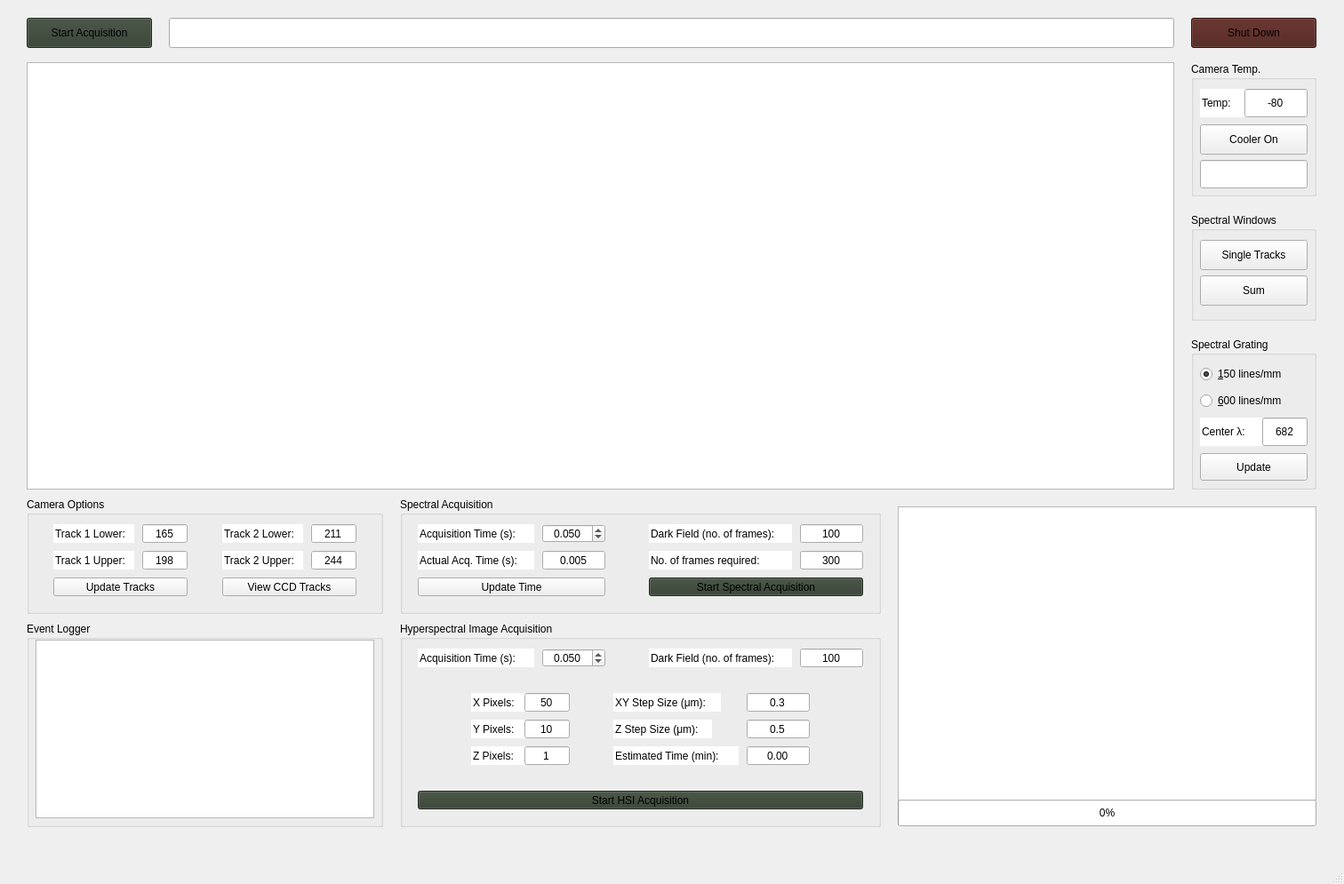
<?xml version="1.0" encoding="UTF-8"?>
<ui version="4.0">
 <class>MainWindow</class>
 <widget class="QMainWindow" name="MainWindow">
  <property name="geometry">
   <rect>
    <x>0</x>
    <y>0</y>
    <width>1512</width>
    <height>995</height>
   </rect>
  </property>
  <property name="windowTitle">
   <string>ScanCARS</string>
  </property>
  <property name="styleSheet">
   <string notr="true"/>
  </property>
  <widget class="QWidget" name="centralwidget">
   <widget class="QPushButton" name="Main_start_acq">
    <property name="geometry">
     <rect>
      <x>30</x>
      <y>20</y>
      <width>141</width>
      <height>34</height>
     </rect>
    </property>
    <property name="styleSheet">
     <string notr="true">QPushButton {
    background: #323e30;
}

QPushButton:hover {
    background: #3e5f41;
}

QPushButton:pressed {
    background: #537f57;     
}</string>
    </property>
    <property name="text">
     <string>Start Acquisition</string>
    </property>
   </widget>
   <widget class="QPushButton" name="Main_shutdown">
    <property name="geometry">
     <rect>
      <x>1340</x>
      <y>20</y>
      <width>141</width>
      <height>34</height>
     </rect>
    </property>
    <property name="styleSheet">
     <string notr="true">QPushButton {
    background: #4a1b15;
}

QPushButton:hover {
    background: #62221b;
}

QPushButton:pressed {
    background: #762720;     
}</string>
    </property>
    <property name="text">
     <string>Shut Down</string>
    </property>
   </widget>
   <widget class="QLineEdit" name="Main_status">
    <property name="geometry">
     <rect>
      <x>190</x>
      <y>20</y>
      <width>1131</width>
      <height>34</height>
     </rect>
    </property>
    <property name="alignment">
     <set>Qt::AlignCenter</set>
    </property>
    <property name="readOnly">
     <bool>true</bool>
    </property>
   </widget>
   <widget class="QGroupBox" name="group_CameraTemp">
    <property name="geometry">
     <rect>
      <x>1340</x>
      <y>70</y>
      <width>141</width>
      <height>151</height>
     </rect>
    </property>
    <property name="title">
     <string>Camera Temp.</string>
    </property>
    <widget class="QLineEdit" name="CameraTemp_temp_text">
     <property name="geometry">
      <rect>
       <x>10</x>
       <y>30</y>
       <width>51</width>
       <height>32</height>
      </rect>
     </property>
     <property name="styleSheet">
      <string notr="true">border: 0</string>
     </property>
     <property name="text">
      <string>Temp:</string>
     </property>
     <property name="frame">
      <bool>true</bool>
     </property>
     <property name="alignment">
      <set>Qt::AlignLeading|Qt::AlignLeft|Qt::AlignVCenter</set>
     </property>
     <property name="readOnly">
      <bool>true</bool>
     </property>
    </widget>
    <widget class="QLineEdit" name="CameraTemp_temp_req">
     <property name="geometry">
      <rect>
       <x>60</x>
       <y>30</y>
       <width>71</width>
       <height>32</height>
      </rect>
     </property>
     <property name="text">
      <string>-80</string>
     </property>
     <property name="alignment">
      <set>Qt::AlignCenter</set>
     </property>
    </widget>
    <widget class="QPushButton" name="CameraTemp_cooler_on">
     <property name="geometry">
      <rect>
       <x>10</x>
       <y>70</y>
       <width>121</width>
       <height>34</height>
      </rect>
     </property>
     <property name="text">
      <string>Cooler On</string>
     </property>
    </widget>
    <widget class="QLineEdit" name="CameraTemp_temp_actual">
     <property name="geometry">
      <rect>
       <x>10</x>
       <y>110</y>
       <width>121</width>
       <height>32</height>
      </rect>
     </property>
     <property name="alignment">
      <set>Qt::AlignCenter</set>
     </property>
     <property name="readOnly">
      <bool>true</bool>
     </property>
    </widget>
   </widget>
   <widget class="QGroupBox" name="group_SpectraWin">
    <property name="geometry">
     <rect>
      <x>1340</x>
      <y>240</y>
      <width>141</width>
      <height>121</height>
     </rect>
    </property>
    <property name="title">
     <string>Spectral Windows</string>
    </property>
    <widget class="QPushButton" name="SpectraWin_single_track">
     <property name="geometry">
      <rect>
       <x>10</x>
       <y>30</y>
       <width>121</width>
       <height>34</height>
      </rect>
     </property>
     <property name="text">
      <string>Single Tracks</string>
     </property>
    </widget>
    <widget class="QPushButton" name="SpectraWin_sum_track">
     <property name="geometry">
      <rect>
       <x>10</x>
       <y>70</y>
       <width>121</width>
       <height>34</height>
      </rect>
     </property>
     <property name="text">
      <string>Sum</string>
     </property>
    </widget>
   </widget>
   <widget class="QGroupBox" name="group_Grating">
    <property name="geometry">
     <rect>
      <x>1340</x>
      <y>380</y>
      <width>141</width>
      <height>171</height>
     </rect>
    </property>
    <property name="title">
     <string>Spectral Grating</string>
    </property>
    <widget class="QRadioButton" name="Grating_150">
     <property name="geometry">
      <rect>
       <x>10</x>
       <y>30</y>
       <width>121</width>
       <height>22</height>
      </rect>
     </property>
     <property name="text">
      <string>&amp;150 lines/mm</string>
     </property>
     <property name="checked">
      <bool>true</bool>
     </property>
    </widget>
    <widget class="QRadioButton" name="Grating_600">
     <property name="geometry">
      <rect>
       <x>10</x>
       <y>60</y>
       <width>121</width>
       <height>22</height>
      </rect>
     </property>
     <property name="text">
      <string>&amp;600 lines/mm</string>
     </property>
    </widget>
    <widget class="QLineEdit" name="Grating_lambda_text">
     <property name="geometry">
      <rect>
       <x>10</x>
       <y>90</y>
       <width>71</width>
       <height>32</height>
      </rect>
     </property>
     <property name="styleSheet">
      <string notr="true">border: 0</string>
     </property>
     <property name="text">
      <string>Center λ:</string>
     </property>
     <property name="readOnly">
      <bool>true</bool>
     </property>
    </widget>
    <widget class="QLineEdit" name="Grating_wavelength">
     <property name="geometry">
      <rect>
       <x>80</x>
       <y>90</y>
       <width>51</width>
       <height>32</height>
      </rect>
     </property>
     <property name="text">
      <string>682</string>
     </property>
     <property name="alignment">
      <set>Qt::AlignCenter</set>
     </property>
    </widget>
    <widget class="QPushButton" name="Grating_update">
     <property name="geometry">
      <rect>
       <x>10</x>
       <y>130</y>
       <width>121</width>
       <height>31</height>
      </rect>
     </property>
     <property name="text">
      <string>Update</string>
     </property>
    </widget>
   </widget>
   <widget class="QGroupBox" name="group_EventLogger">
    <property name="geometry">
     <rect>
      <x>30</x>
      <y>700</y>
      <width>401</width>
      <height>231</height>
     </rect>
    </property>
    <property name="title">
     <string>Event Logger</string>
    </property>
    <widget class="QPlainTextEdit" name="EventLogger_box">
     <property name="geometry">
      <rect>
       <x>10</x>
       <y>20</y>
       <width>381</width>
       <height>201</height>
      </rect>
     </property>
     <property name="readOnly">
      <bool>true</bool>
     </property>
    </widget>
   </widget>
   <widget class="QGroupBox" name="group_CameraOptions">
    <property name="geometry">
     <rect>
      <x>30</x>
      <y>560</y>
      <width>401</width>
      <height>131</height>
     </rect>
    </property>
    <property name="title">
     <string>Camera Options</string>
    </property>
    <widget class="QLineEdit" name="CameraOptions_track1lower_text">
     <property name="geometry">
      <rect>
       <x>30</x>
       <y>30</y>
       <width>91</width>
       <height>21</height>
      </rect>
     </property>
     <property name="styleSheet">
      <string notr="true">border: 0</string>
     </property>
     <property name="text">
      <string>Track 1 Lower:</string>
     </property>
     <property name="frame">
      <bool>true</bool>
     </property>
     <property name="alignment">
      <set>Qt::AlignLeading|Qt::AlignLeft|Qt::AlignVCenter</set>
     </property>
     <property name="readOnly">
      <bool>true</bool>
     </property>
    </widget>
    <widget class="QLineEdit" name="CameraOptions_track1lower">
     <property name="geometry">
      <rect>
       <x>130</x>
       <y>30</y>
       <width>51</width>
       <height>21</height>
      </rect>
     </property>
     <property name="text">
      <string>165</string>
     </property>
     <property name="alignment">
      <set>Qt::AlignCenter</set>
     </property>
    </widget>
    <widget class="QLineEdit" name="CameraOptions_track1upper_text">
     <property name="geometry">
      <rect>
       <x>30</x>
       <y>60</y>
       <width>91</width>
       <height>21</height>
      </rect>
     </property>
     <property name="styleSheet">
      <string notr="true">border: 0</string>
     </property>
     <property name="text">
      <string>Track 1 Upper:</string>
     </property>
     <property name="frame">
      <bool>true</bool>
     </property>
     <property name="alignment">
      <set>Qt::AlignLeading|Qt::AlignLeft|Qt::AlignVCenter</set>
     </property>
     <property name="readOnly">
      <bool>true</bool>
     </property>
    </widget>
    <widget class="QLineEdit" name="CameraOptions_track1upper">
     <property name="geometry">
      <rect>
       <x>130</x>
       <y>60</y>
       <width>51</width>
       <height>21</height>
      </rect>
     </property>
     <property name="text">
      <string>198</string>
     </property>
     <property name="alignment">
      <set>Qt::AlignCenter</set>
     </property>
    </widget>
    <widget class="QLineEdit" name="CameraOptions_track2lower_text">
     <property name="geometry">
      <rect>
       <x>220</x>
       <y>30</y>
       <width>91</width>
       <height>21</height>
      </rect>
     </property>
     <property name="styleSheet">
      <string notr="true">border: 0</string>
     </property>
     <property name="text">
      <string>Track 2 Lower:</string>
     </property>
     <property name="frame">
      <bool>true</bool>
     </property>
     <property name="alignment">
      <set>Qt::AlignLeading|Qt::AlignLeft|Qt::AlignVCenter</set>
     </property>
     <property name="readOnly">
      <bool>true</bool>
     </property>
    </widget>
    <widget class="QLineEdit" name="CameraOptions_track2upper">
     <property name="geometry">
      <rect>
       <x>320</x>
       <y>60</y>
       <width>51</width>
       <height>21</height>
      </rect>
     </property>
     <property name="text">
      <string>244</string>
     </property>
     <property name="alignment">
      <set>Qt::AlignCenter</set>
     </property>
    </widget>
    <widget class="QLineEdit" name="CameraOptions_track2upper_text">
     <property name="geometry">
      <rect>
       <x>220</x>
       <y>60</y>
       <width>91</width>
       <height>21</height>
      </rect>
     </property>
     <property name="styleSheet">
      <string notr="true">border: 0</string>
     </property>
     <property name="text">
      <string>Track 2 Upper:</string>
     </property>
     <property name="frame">
      <bool>true</bool>
     </property>
     <property name="alignment">
      <set>Qt::AlignLeading|Qt::AlignLeft|Qt::AlignVCenter</set>
     </property>
     <property name="readOnly">
      <bool>true</bool>
     </property>
    </widget>
    <widget class="QLineEdit" name="CameraOptions_track2lower">
     <property name="geometry">
      <rect>
       <x>320</x>
       <y>30</y>
       <width>51</width>
       <height>21</height>
      </rect>
     </property>
     <property name="text">
      <string>211</string>
     </property>
     <property name="alignment">
      <set>Qt::AlignCenter</set>
     </property>
    </widget>
    <widget class="QPushButton" name="CameraOptions_update">
     <property name="geometry">
      <rect>
       <x>30</x>
       <y>90</y>
       <width>151</width>
       <height>21</height>
      </rect>
     </property>
     <property name="text">
      <string>Update Tracks</string>
     </property>
    </widget>
    <widget class="QPushButton" name="CameraOptions_openimage">
     <property name="geometry">
      <rect>
       <x>220</x>
       <y>90</y>
       <width>151</width>
       <height>21</height>
      </rect>
     </property>
     <property name="text">
      <string>View CCD Tracks</string>
     </property>
    </widget>
   </widget>
   <widget class="QGroupBox" name="group_SpectralAcq">
    <property name="geometry">
     <rect>
      <x>450</x>
      <y>560</y>
      <width>541</width>
      <height>131</height>
     </rect>
    </property>
    <property name="title">
     <string>Spectral Acquisition</string>
    </property>
    <widget class="QLineEdit" name="SpectralAcq_time_text">
     <property name="geometry">
      <rect>
       <x>20</x>
       <y>30</y>
       <width>131</width>
       <height>21</height>
      </rect>
     </property>
     <property name="styleSheet">
      <string notr="true">border: 0</string>
     </property>
     <property name="text">
      <string>Acquisition Time (s):</string>
     </property>
     <property name="frame">
      <bool>true</bool>
     </property>
     <property name="alignment">
      <set>Qt::AlignLeading|Qt::AlignLeft|Qt::AlignVCenter</set>
     </property>
     <property name="readOnly">
      <bool>true</bool>
     </property>
    </widget>
    <widget class="QLineEdit" name="SpectralAcq_actual_time">
     <property name="geometry">
      <rect>
       <x>160</x>
       <y>60</y>
       <width>71</width>
       <height>21</height>
      </rect>
     </property>
     <property name="text">
      <string>0.005</string>
     </property>
     <property name="alignment">
      <set>Qt::AlignCenter</set>
     </property>
    </widget>
    <widget class="QLineEdit" name="SpectralAcq_actual_time_text">
     <property name="geometry">
      <rect>
       <x>20</x>
       <y>60</y>
       <width>131</width>
       <height>21</height>
      </rect>
     </property>
     <property name="styleSheet">
      <string notr="true">border: 0</string>
     </property>
     <property name="text">
      <string>Actual Acq. Time (s):</string>
     </property>
     <property name="frame">
      <bool>true</bool>
     </property>
     <property name="alignment">
      <set>Qt::AlignLeading|Qt::AlignLeft|Qt::AlignVCenter</set>
     </property>
     <property name="readOnly">
      <bool>true</bool>
     </property>
    </widget>
    <widget class="QPushButton" name="SpectralAcq_update_time">
     <property name="geometry">
      <rect>
       <x>20</x>
       <y>90</y>
       <width>211</width>
       <height>21</height>
      </rect>
     </property>
     <property name="text">
      <string>Update Time</string>
     </property>
    </widget>
    <widget class="QLineEdit" name="SpectralAcq_darkfield">
     <property name="geometry">
      <rect>
       <x>450</x>
       <y>30</y>
       <width>71</width>
       <height>21</height>
      </rect>
     </property>
     <property name="text">
      <string>100</string>
     </property>
     <property name="alignment">
      <set>Qt::AlignCenter</set>
     </property>
    </widget>
    <widget class="QLineEdit" name="SpectralAcq_darkfield_text">
     <property name="geometry">
      <rect>
       <x>280</x>
       <y>30</y>
       <width>161</width>
       <height>21</height>
      </rect>
     </property>
     <property name="styleSheet">
      <string notr="true">border: 0</string>
     </property>
     <property name="text">
      <string>Dark Field (no. of frames):</string>
     </property>
     <property name="frame">
      <bool>true</bool>
     </property>
     <property name="alignment">
      <set>Qt::AlignLeading|Qt::AlignLeft|Qt::AlignVCenter</set>
     </property>
     <property name="readOnly">
      <bool>true</bool>
     </property>
    </widget>
    <widget class="QLineEdit" name="SpectralAcq_frame_text">
     <property name="geometry">
      <rect>
       <x>280</x>
       <y>60</y>
       <width>161</width>
       <height>21</height>
      </rect>
     </property>
     <property name="styleSheet">
      <string notr="true">border: 0</string>
     </property>
     <property name="text">
      <string>No. of frames required:</string>
     </property>
     <property name="frame">
      <bool>true</bool>
     </property>
     <property name="alignment">
      <set>Qt::AlignLeading|Qt::AlignLeft|Qt::AlignVCenter</set>
     </property>
     <property name="readOnly">
      <bool>true</bool>
     </property>
    </widget>
    <widget class="QLineEdit" name="SpectralAcq_frames">
     <property name="geometry">
      <rect>
       <x>450</x>
       <y>60</y>
       <width>71</width>
       <height>21</height>
      </rect>
     </property>
     <property name="text">
      <string>300</string>
     </property>
     <property name="alignment">
      <set>Qt::AlignCenter</set>
     </property>
    </widget>
    <widget class="QPushButton" name="SpectralAcq_start">
     <property name="geometry">
      <rect>
       <x>280</x>
       <y>90</y>
       <width>241</width>
       <height>21</height>
      </rect>
     </property>
     <property name="styleSheet">
      <string notr="true">QPushButton {
    background: #323e30;
}

QPushButton:hover {
    background: #3e5f41;
}

QPushButton:pressed {
    background: #537f57;     
}</string>
     </property>
     <property name="text">
      <string>Start Spectral Acquisition</string>
     </property>
    </widget>
    <widget class="QDoubleSpinBox" name="SpectralAcq_time_req">
     <property name="geometry">
      <rect>
       <x>160</x>
       <y>30</y>
       <width>71</width>
       <height>21</height>
      </rect>
     </property>
     <property name="alignment">
      <set>Qt::AlignCenter</set>
     </property>
     <property name="decimals">
      <number>3</number>
     </property>
     <property name="singleStep">
      <double>0.010000000000000</double>
     </property>
     <property name="value">
      <double>0.050000000000000</double>
     </property>
    </widget>
   </widget>
   <widget class="QProgressBar" name="Main_progress">
    <property name="geometry">
     <rect>
      <x>1010</x>
      <y>900</y>
      <width>471</width>
      <height>30</height>
     </rect>
    </property>
    <property name="value">
     <number>0</number>
    </property>
   </widget>
   <widget class="QGroupBox" name="group_HyperAcq">
    <property name="geometry">
     <rect>
      <x>450</x>
      <y>700</y>
      <width>541</width>
      <height>231</height>
     </rect>
    </property>
    <property name="title">
     <string>Hyperspectral Image Acquisition</string>
    </property>
    <widget class="QLineEdit" name="HyperAcq_time_text">
     <property name="geometry">
      <rect>
       <x>20</x>
       <y>30</y>
       <width>131</width>
       <height>21</height>
      </rect>
     </property>
     <property name="styleSheet">
      <string notr="true">border: 0</string>
     </property>
     <property name="text">
      <string>Acquisition Time (s):</string>
     </property>
     <property name="frame">
      <bool>true</bool>
     </property>
     <property name="alignment">
      <set>Qt::AlignLeading|Qt::AlignLeft|Qt::AlignVCenter</set>
     </property>
     <property name="readOnly">
      <bool>true</bool>
     </property>
    </widget>
    <widget class="QLineEdit" name="HyperAcq_darkfield_text">
     <property name="geometry">
      <rect>
       <x>280</x>
       <y>30</y>
       <width>161</width>
       <height>21</height>
      </rect>
     </property>
     <property name="styleSheet">
      <string notr="true">border: 0</string>
     </property>
     <property name="text">
      <string>Dark Field (no. of frames):</string>
     </property>
     <property name="frame">
      <bool>true</bool>
     </property>
     <property name="alignment">
      <set>Qt::AlignLeading|Qt::AlignLeft|Qt::AlignVCenter</set>
     </property>
     <property name="readOnly">
      <bool>true</bool>
     </property>
    </widget>
    <widget class="QLineEdit" name="HyperAcq_darkfield">
     <property name="geometry">
      <rect>
       <x>450</x>
       <y>30</y>
       <width>71</width>
       <height>21</height>
      </rect>
     </property>
     <property name="text">
      <string>100</string>
     </property>
     <property name="alignment">
      <set>Qt::AlignCenter</set>
     </property>
    </widget>
    <widget class="QLineEdit" name="HyperAcq_xpixel_text">
     <property name="geometry">
      <rect>
       <x>80</x>
       <y>80</y>
       <width>61</width>
       <height>21</height>
      </rect>
     </property>
     <property name="styleSheet">
      <string notr="true">border: 0</string>
     </property>
     <property name="text">
      <string>X Pixels:</string>
     </property>
     <property name="frame">
      <bool>true</bool>
     </property>
     <property name="alignment">
      <set>Qt::AlignLeading|Qt::AlignLeft|Qt::AlignVCenter</set>
     </property>
     <property name="readOnly">
      <bool>true</bool>
     </property>
    </widget>
    <widget class="QLineEdit" name="HyperAcq_xpixel">
     <property name="geometry">
      <rect>
       <x>140</x>
       <y>80</y>
       <width>51</width>
       <height>21</height>
      </rect>
     </property>
     <property name="text">
      <string>50</string>
     </property>
     <property name="alignment">
      <set>Qt::AlignCenter</set>
     </property>
    </widget>
    <widget class="QLineEdit" name="HyperAcq_ypixel_text">
     <property name="geometry">
      <rect>
       <x>80</x>
       <y>110</y>
       <width>61</width>
       <height>21</height>
      </rect>
     </property>
     <property name="styleSheet">
      <string notr="true">border: 0</string>
     </property>
     <property name="text">
      <string>Y Pixels:</string>
     </property>
     <property name="frame">
      <bool>true</bool>
     </property>
     <property name="alignment">
      <set>Qt::AlignLeading|Qt::AlignLeft|Qt::AlignVCenter</set>
     </property>
     <property name="readOnly">
      <bool>true</bool>
     </property>
    </widget>
    <widget class="QLineEdit" name="HyperAcq_ypixel">
     <property name="geometry">
      <rect>
       <x>140</x>
       <y>110</y>
       <width>51</width>
       <height>21</height>
      </rect>
     </property>
     <property name="text">
      <string>10</string>
     </property>
     <property name="alignment">
      <set>Qt::AlignCenter</set>
     </property>
    </widget>
    <widget class="QLineEdit" name="HyperAcq_zpixel_text">
     <property name="geometry">
      <rect>
       <x>80</x>
       <y>140</y>
       <width>61</width>
       <height>21</height>
      </rect>
     </property>
     <property name="styleSheet">
      <string notr="true">border: 0</string>
     </property>
     <property name="text">
      <string>Z Pixels:</string>
     </property>
     <property name="frame">
      <bool>true</bool>
     </property>
     <property name="alignment">
      <set>Qt::AlignLeading|Qt::AlignLeft|Qt::AlignVCenter</set>
     </property>
     <property name="readOnly">
      <bool>true</bool>
     </property>
    </widget>
    <widget class="QLineEdit" name="HyperAcq_zpixel">
     <property name="geometry">
      <rect>
       <x>140</x>
       <y>140</y>
       <width>51</width>
       <height>21</height>
      </rect>
     </property>
     <property name="text">
      <string>1</string>
     </property>
     <property name="alignment">
      <set>Qt::AlignCenter</set>
     </property>
    </widget>
    <widget class="QLineEdit" name="HyperAcq_xystep_text">
     <property name="geometry">
      <rect>
       <x>240</x>
       <y>80</y>
       <width>121</width>
       <height>21</height>
      </rect>
     </property>
     <property name="styleSheet">
      <string notr="true">border: 0</string>
     </property>
     <property name="text">
      <string>XY Step Size (μm):</string>
     </property>
     <property name="frame">
      <bool>true</bool>
     </property>
     <property name="alignment">
      <set>Qt::AlignLeading|Qt::AlignLeft|Qt::AlignVCenter</set>
     </property>
     <property name="readOnly">
      <bool>true</bool>
     </property>
    </widget>
    <widget class="QLineEdit" name="HyperAcq_zstep_text">
     <property name="geometry">
      <rect>
       <x>240</x>
       <y>110</y>
       <width>111</width>
       <height>21</height>
      </rect>
     </property>
     <property name="styleSheet">
      <string notr="true">border: 0</string>
     </property>
     <property name="text">
      <string>Z Step Size (μm):</string>
     </property>
     <property name="frame">
      <bool>true</bool>
     </property>
     <property name="alignment">
      <set>Qt::AlignLeading|Qt::AlignLeft|Qt::AlignVCenter</set>
     </property>
     <property name="readOnly">
      <bool>true</bool>
     </property>
    </widget>
    <widget class="QLineEdit" name="HyperAcq_zstep">
     <property name="geometry">
      <rect>
       <x>390</x>
       <y>110</y>
       <width>71</width>
       <height>21</height>
      </rect>
     </property>
     <property name="text">
      <string>0.5</string>
     </property>
     <property name="alignment">
      <set>Qt::AlignCenter</set>
     </property>
    </widget>
    <widget class="QLineEdit" name="HyperAcq_xystep">
     <property name="geometry">
      <rect>
       <x>390</x>
       <y>80</y>
       <width>71</width>
       <height>21</height>
      </rect>
     </property>
     <property name="text">
      <string>0.3</string>
     </property>
     <property name="alignment">
      <set>Qt::AlignCenter</set>
     </property>
    </widget>
    <widget class="QLineEdit" name="SpectralAcq_time_req_8">
     <property name="geometry">
      <rect>
       <x>390</x>
       <y>140</y>
       <width>71</width>
       <height>21</height>
      </rect>
     </property>
     <property name="text">
      <string>0.00</string>
     </property>
     <property name="alignment">
      <set>Qt::AlignCenter</set>
     </property>
     <property name="readOnly">
      <bool>true</bool>
     </property>
    </widget>
    <widget class="QLineEdit" name="HyperAcq_est_time_text">
     <property name="geometry">
      <rect>
       <x>240</x>
       <y>140</y>
       <width>141</width>
       <height>21</height>
      </rect>
     </property>
     <property name="styleSheet">
      <string notr="true">border: 0</string>
     </property>
     <property name="text">
      <string>Estimated Time (min):</string>
     </property>
     <property name="frame">
      <bool>true</bool>
     </property>
     <property name="alignment">
      <set>Qt::AlignLeading|Qt::AlignLeft|Qt::AlignVCenter</set>
     </property>
     <property name="readOnly">
      <bool>true</bool>
     </property>
    </widget>
    <widget class="QPushButton" name="HyperAcq_start">
     <property name="geometry">
      <rect>
       <x>20</x>
       <y>190</y>
       <width>501</width>
       <height>21</height>
      </rect>
     </property>
     <property name="styleSheet">
      <string notr="true">QPushButton {
    background: #323e30;
}

QPushButton:hover {
    background: #3e5f41;
}

QPushButton:pressed {
    background: #537f57;     
}</string>
     </property>
     <property name="text">
      <string>Start HSI Acquisition</string>
     </property>
    </widget>
    <widget class="QDoubleSpinBox" name="HyperAcq_time_req">
     <property name="geometry">
      <rect>
       <x>160</x>
       <y>30</y>
       <width>71</width>
       <height>21</height>
      </rect>
     </property>
     <property name="alignment">
      <set>Qt::AlignCenter</set>
     </property>
     <property name="decimals">
      <number>3</number>
     </property>
     <property name="singleStep">
      <double>0.010000000000000</double>
     </property>
     <property name="value">
      <double>0.050000000000000</double>
     </property>
    </widget>
   </widget>
   <widget class="PlotWidget" name="Main_specwin">
    <property name="geometry">
     <rect>
      <x>30</x>
      <y>70</y>
      <width>1291</width>
      <height>481</height>
     </rect>
    </property>
   </widget>
   <widget class="ImageView" name="Main_imagewin">
    <property name="geometry">
     <rect>
      <x>1010</x>
      <y>570</y>
      <width>471</width>
      <height>331</height>
     </rect>
    </property>
   </widget>
  </widget>
  <widget class="QMenuBar" name="menubar">
   <property name="geometry">
    <rect>
     <x>0</x>
     <y>0</y>
     <width>1512</width>
     <height>20</height>
    </rect>
   </property>
  </widget>
  <widget class="QStatusBar" name="statusbar"/>
 </widget>
 <customwidgets>
  <customwidget>
   <class>PlotWidget</class>
   <extends>QGraphicsView</extends>
   <header>pyqtgraph</header>
  </customwidget>
  <customwidget>
   <class>ImageView</class>
   <extends>QGraphicsView</extends>
   <header>pyqtgraph</header>
  </customwidget>
 </customwidgets>
 <resources/>
 <connections/>
</ui>
